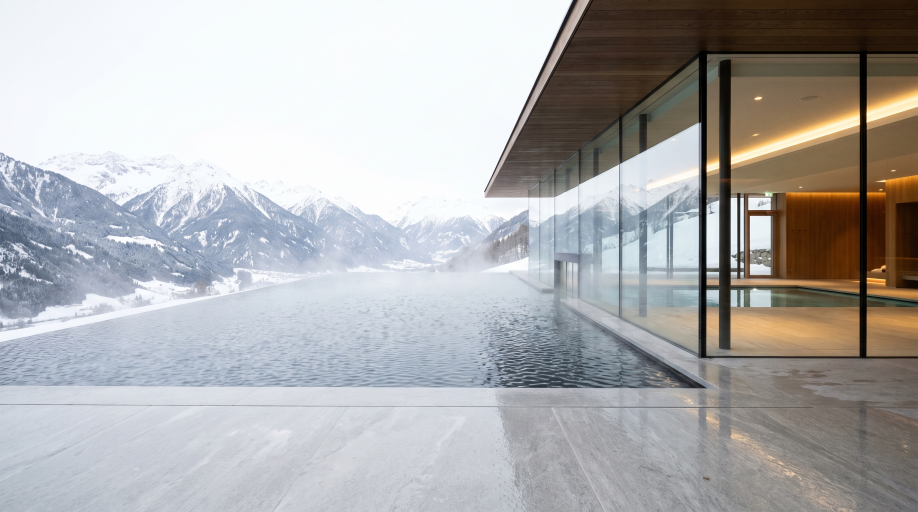
#> input picture assets-src/terma-desktop.jpg, 2752 x 1536 px (shown at 1/3 size)
$ python bake.py
#> lines starting #> are read from the running program, lines starting #| are printed output that depends on the picture
#!/usr/bin/env python3
"""
Печёт ассеты TERMA.

  1. Кладёт кадры героя в выдачу КАК СНЯТЫ.
  2. Печёт конденсат для наведения и матовую наледь для ответов.

Градуировки здесь нет и быть не должно: кадр отдаётся как снят.

Масок по кадру героя здесь тоже больше нет. Область воды и передний
план вырезались под водяной приём и под перекрытие имени архитектурой —
и то и другое снято: в кадре героя лежит ОДНА фотография одним слоем.
Полигоны удалены вместе с потребителями, а не оставлены про запас.

Всё, что здесь размывается, размывается ОДИН РАЗ на сборке.
В рантайме ни один фильтр не анимируется.
"""
import os
import numpy as np
from PIL import Image, ImageDraw, ImageFilter

SRC = os.path.join(os.path.dirname(__file__), "..", "assets-src")
OUT = os.path.join(os.path.dirname(__file__), "..", "public", "img")
os.makedirs(OUT, exist_ok=True)


# ────────────────────────────────────────────────────────────────── пар ─────
# [20 lines left out: functions steam_alpha, feather, not called in this run]


def mirror_tile(a: np.ndarray, times: int) -> np.ndarray:
    out = [a if i % 2 == 0 else a[:, ::-1] for i in range(times)]
    return np.concatenate(out, axis=1)


def to_png(alpha: np.ndarray, tint, blur, path, size=None):
    h, w = alpha.shape
    rgb = np.zeros((h, w, 3), np.uint8)
    rgb[:, :] = tint
    img = Image.fromarray(
        np.dstack([rgb, (np.clip(alpha, 0, 1) * 255).astype(np.uint8)]), "RGBA"
    )
    if size:
        img = img.resize(size, Image.LANCZOS)
    if blur:
        img = img.filter(ImageFilter.GaussianBlur(blur))
    img.save(path, optimize=True)
    return img


# [36 lines left out: function stamp_field, not called in this run]


def droplets(w, h, *, seed, n, r_lo, r_hi, a_lo, a_hi) -> np.ndarray:
    """
    Поле капель. Конденсат — это множество мелких линз, а не большие
    пятна: крупный шум читается как камуфляж, а не как запотевшее стекло.
    """
    rng = np.random.default_rng(seed)
    a = np.zeros((h, w), np.float32)
    xs = rng.integers(0, w, n)
    ys = rng.integers(0, h, n)
    rs = rng.uniform(r_lo, r_hi, n)
    al = rng.uniform(a_lo, a_hi, n)
    for x, y, r, v in zip(xs, ys, rs, al):
        ri = int(np.ceil(r))
        x0, x1 = max(0, x - ri), min(w, x + ri + 1)
        y0, y1 = max(0, y - ri), min(h, y + ri + 1)
        if x1 <= x0 or y1 <= y0:
            continue
        gy, gx = np.mgrid[y0:y1, x0:x1]
        d = np.sqrt((gx - x) ** 2 + (gy - y) ** 2) / r
        blob = np.clip(1.0 - d, 0, 1) ** 1.6 * v
        a[y0:y1, x0:x1] = 1.0 - (1.0 - a[y0:y1, x0:x1]) * (1.0 - blob)
    return a


def edge_weight(w, h, *, hold, power) -> np.ndarray:
    """Единица по краям кадра, ноль в середине."""
    yy, xx = np.mgrid[0:h, 0:w]
    r = np.maximum(np.abs(xx / w - 0.5) * 2, np.abs(yy / h - 0.5) * 2)
    return np.clip((r - hold) / (1.0 - hold), 0, 1) ** power


def build_condensation():
    """Конденсат: мелкая капля по краям кадра — и матовая наледь для ответов."""
    w, h = 1280, 720

    fine = droplets(w, h, seed=1800, n=2100, r_lo=2.4, r_hi=7.5, a_lo=0.12, a_hi=0.36)
    big = droplets(w, h, seed=90, n=230, r_lo=9.0, r_hi=22.0, a_lo=0.09, a_hi=0.24)
    field = 1.0 - (1.0 - fine) * (1.0 - big)

    # Запотевает по краям, середина кадра остаётся чистой.
    to_png(np.clip(field * edge_weight(w, h, hold=0.34, power=1.1) * 1.75, 0, 1),
           (238, 242, 243), 1.2, f"{OUT}/fog.png")

    # Матовая наледь: ею закрыт ответ в блоке «Вопросы», пока он не раскрыт.
    veil = droplets(720, 260, seed=44, n=5200, r_lo=1.4, r_hi=5.0, a_lo=0.22, a_hi=0.5)
    veil = 1.0 - (1.0 - veil) * (1.0 - 0.80)   # плотная подложка
    to_png(np.clip(veil, 0, 1), (235, 230, 220), 1.4, f"{OUT}/frost.png")


def build_drip():
    """
    Потёк для наведения: капля идёт по запотевшему стеклу сверху вниз
    неровной дорожкой. Слой готовится здесь, в рантайме он только едет
    трансформом — ни одного анимируемого фильтра.

    Геометрия привязана к тому, как слой едет. Он втрое выше кнопки и
    сдвигается с −66% до 0%, поэтому в окно кнопки по очереди попадает
    полоса плитки — снизу вверх по самой плитке. Значит голова капли
    лежит примерно на 0.66 высоты (в первом кадре она у верхней кромки
    кнопки), а хвост тянется выше неё, до 0.33. Всё остальное пусто:
    к концу 0.6 с след затягивается сам, без отдельной анимации.
    """
    w, h = 96, 512
    rng = np.random.default_rng(7)
    a = np.zeros((h, w), np.float32)
    f = np.arange(h) / (h - 1)

    HEAD, TAIL = 0.665, 0.30
    # Дорожка одна, рядом вторая — тоньше и с отставанием: край рваный,
    # но это по-прежнему одна капля, а не гребёнка.
    for cx, wid, amp, freq, alpha, lag in (
        (0.46, 11.0, 9.0, 2.4, 1.00, 0.00),
        (0.62, 5.0, 12.0, 3.3, 0.50, 0.07),
    ):
        wobble = (np.sin(f * freq * 2 * np.pi + rng.uniform(0, 6)) * amp
                  + np.sin(f * freq * 5.3 * np.pi) * amp * 0.35)
        path = cx * w + wobble
        # Ширина дорожки гуляет — капля то разгоняется, то тормозит.
        wcur = wid * (0.7 + 0.3 * np.sin(f * 9.0 + rng.uniform(0, 6)))
        d = np.abs(np.arange(w)[None, :] - path[:, None]) / wcur[:, None]
        streak = np.clip(1.0 - d, 0, 1) ** 1.5 * alpha

        head, tail = HEAD - lag, TAIL - lag
        # Голова — короткий яркий сгусток, хвост тянется вверх и тает.
        blob = np.exp(-(((f - head) / 0.055) ** 2))
        trail = np.clip((f - tail) / (head - tail), 0, 1) ** 1.7
        trail *= np.clip((head + 0.02 - f) / 0.05, 0, 1)
        prof = np.clip(trail * 0.72 + blob, 0, 1)
        a = 1.0 - (1.0 - a) * (1.0 - streak * prof[:, None])

    to_png(np.clip(a, 0, 1), (250, 250, 248), 1.2, f"{OUT}/drip.png")


def main():
    desk = Image.open(f"{SRC}/terma-desktop.jpg")
#> desk is the input picture: PIL image 2752x1536 RGB; mean R, G, B 175.5, 174.9, 175.2
    mob = Image.open(f"{SRC}/terma-mobile.jpg")
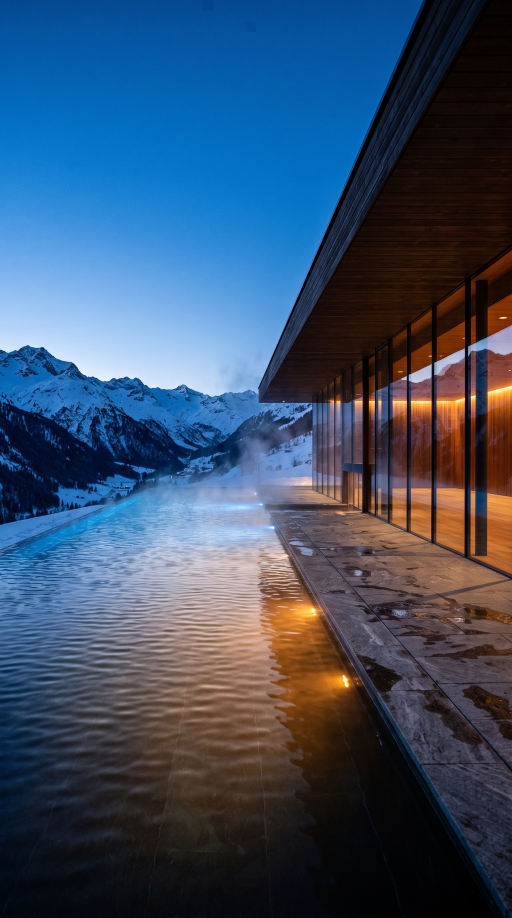
#> input picture assets-src/terma-mobile.jpg, 1536 x 2752 px (shown at 1/3 size)
#> mob is the input picture: PIL image 1536x2752 RGB; mean R, G, B 58.7, 78.9, 103.9
    print("исходники:", desk.size, mob.size)
#| исходники: (2752, 1536) (1536, 2752)

    # Кадр отдаётся КАК СНЯТ. Градуировки нет: ни тонирования, ни подъёма
    # теней, ни осветления неба, ни локальных правок. Всё это стояло под
    # прежний светлый снимок и ради чёрных чернил на нём; новый кадр снят
    # в синий час и тёмен сам — править в нём нечего.
    desk.convert("RGB").save(f"{OUT}/hero-desktop.png")
    mob.convert("RGB").save(f"{OUT}/hero-mobile.png")

    build_condensation()
#> call 2 of to_png, with tint = (235, 230, 220), blur = 1.4, path = 'scripts/../public/img/frost.png'
#> in to_png (call 2), `img = Image.fromarray( np.dstack([rgb, (np.clip(alpha, 0, 1) * 255).as..`:
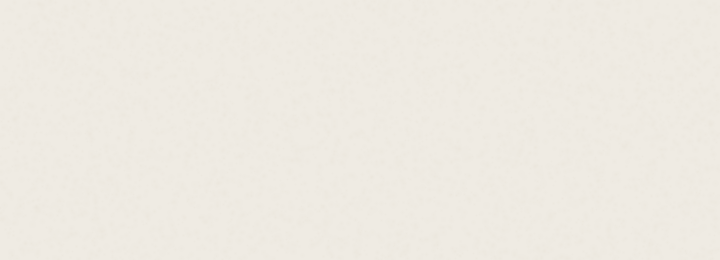
#> img: PIL image 720x260 RGBA; mean R, G, B, A 235, 230, 220, 207.4; transparent parts drawn white
#> in build_condensation, `to_png(np.clip(veil, 0, 1), (235, 230, 220), 1.4, f"{OUT}/frost.png")`:
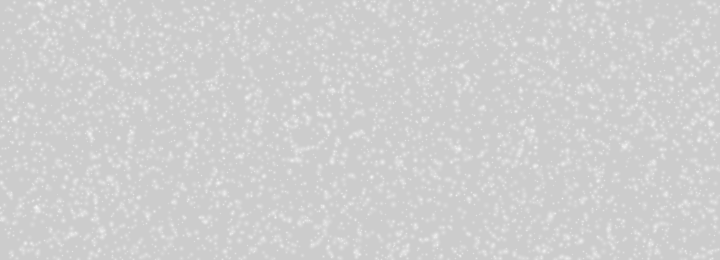
#> veil: shape (260, 720) float32; min 0.8, max 0.965, mean 0.815
    build_drip()
#> in build_drip, `to_png(np.clip(a, 0, 1), (250, 250, 248), 1.2, f"{OUT}/drip.png")`:
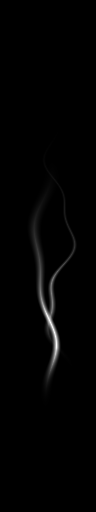
#> a: shape (512, 96) float64; min 0, max 1, mean 0.00987
    print("готово →", OUT)


if __name__ == "__main__":
    main()
